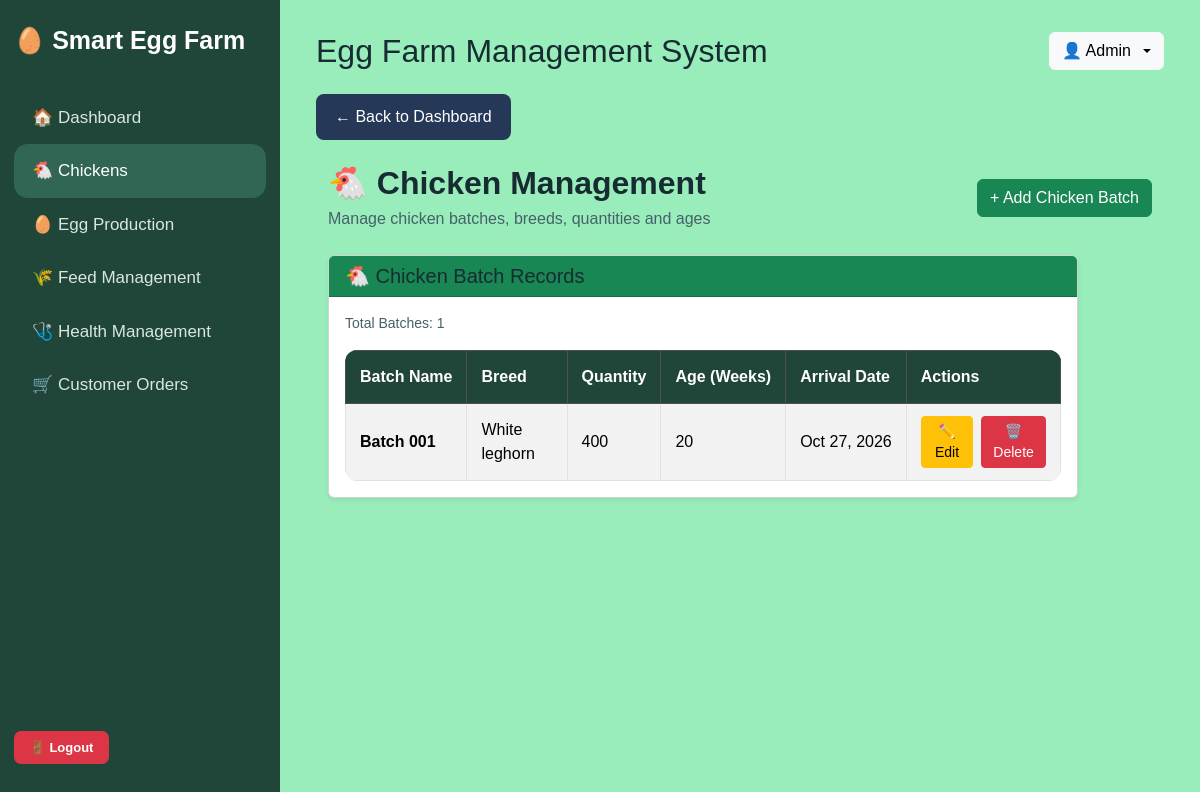
Page /chickens/ (signed in) on the committed database.
### chickens/models.py (models this page shows, shortened)
class ChickenBatch(models.Model):
    batch_name = models.CharField(
        max_length=100
    )
    breed = models.CharField(
        max_length=100
    )
    quantity = models.PositiveIntegerField(
        validators=[MinValueValidator(1)]
    )
    age_weeks = models.PositiveIntegerField()
    arrival_date = models.DateField()

### chickens/views.py (the view)
    @user_passes_test(lambda user: user.is_authenticated)
    def protected_view(request, *args, **kwargs):
        if not request.user.is_staff:
            raise PermissionDenied(
                "Only farm administrators can access this page."
            )
        return view_func(request, *args, **kwargs)

### chickens/views.py (called while the page is built)
def admin_required(view_func):
    @user_passes_test(lambda user: user.is_authenticated)
    def protected_view(request, *args, **kwargs):
        if not request.user.is_staff:
            raise PermissionDenied(
                "Only farm administrators can access this page."
            )
        return view_func(request, *args, **kwargs)
    return protected_view

@admin_required
def batch_list(request):
    batches = ChickenBatch.objects.all()
    return render(
        request,
        'chickens/batch_list.html',
        {'batches': batches}
    )

### chickens/templates/chickens/batch_list.html (shortened to what this page needs)
{% extends 'base.html' %}
{% block content %}
<div class="container-fluid">
    <div class="d-flex justify-content-between align-items-center flex-wrap gap-3 mb-4">
        <div>
            <h2 class="fw-bold mb-1">
                🐔 Chicken Management
            </h2>
            <p class="text-muted mb-0">
                Manage chicken batches, breeds, quantities and ages
            </p>
        </div>
        <a href="{% url 'add_batch' %}"
           class="btn btn-success">
            + Add Chicken Batch
        </a>
    </div>
    <div class="card shadow-sm mb-4">
        <div class="card-header bg-success text-white">
            <h5 class="mb-0">
                🐔 Chicken Batch Records
            </h5>
        </div>
        <div class="card-body">
            <p class="text-muted small mb-3">
                Total Batches: {{ batches|length }}
            </p>
            <div class="table-responsive">
                <table class="table table-bordered table-striped table-hover align-middle">
                    <thead class="table-dark">
                        <tr>
                            <th>Batch Name</th>
                            <th>Breed</th>
                            <th>Quantity</th>
                            <th>Age (Weeks)</th>
                            <th>Arrival Date</th>
                            <th>Actions</th>
                        </tr>
                    </thead>
                    <tbody>
                        {% for batch in batches %}
                        <tr>
                            <td>
                                <strong>{{ batch.batch_name }}</strong>
                            </td>
                            <td>{{ batch.breed }}</td>
                            <td>{{ batch.quantity }}</td>
                            <td>{{ batch.age_weeks }}</td>
                            <td class="text-nowrap">
                                {{ batch.arrival_date|date:"M d, Y" }}
                            </td>
                            <td>
                                <div class="d-flex gap-2">
                                    <a href="{% url 'edit_batch' batch.id %}"
                                       class="btn btn-warning btn-sm">
                                        ✏️ Edit
                                    </a>
                                    <a href="{% url 'delete_batch' batch.id %}"
                                       class="btn btn-danger btn-sm">
                                        🗑️ Delete
                                    </a>
                                </div>
                            </td>
                        </tr>
                        {% empty %}
                        <tr>
                            <td colspan="6" class="text-center py-4">
                                No chicken batches found.
                            </td>
                        </tr>
                        {% endfor %}
                    </tbody>
                </table>
            </div>
        </div>
    </div>
</div>
{% endblock %}

### templates/base.html (shortened to what this page needs)
{% load static %}
<!DOCTYPE html>
<html lang="en">
<head>
    <link
        href="https://cdn.jsdelivr.net/npm/bootstrap@5.3.3/dist/css/bootstrap.min.css"
        rel="stylesheet"
    >
    <link
        rel="stylesheet"
        href="{% static 'css/style.css' %}"
    >
</head>
<body>
    <aside class="sidebar">
        <h3 class="mb-4">
            🥚 Smart Egg Farm
        </h3>
<nav>
    {% if user.is_authenticated %}
        {% if user.is_staff %}
            <a href="{% url 'dashboard' %}"
               class="{% if request.resolver_match.url_name == 'dashboard' %}active{% endif %}">
                🏠 Dashboard
            </a>
            <a href="{% url 'batch_list' %}"
               class="{% if '/chickens/' in request.path %}active{% endif %}">
                🐔 Chickens
            </a>
            <a href="{% url 'production_list' %}"
               class="{% if '/production/' in request.path %}active{% endif %}">
                🥚 Egg Production
            </a>
            <a href="{% url 'feed_list' %}"
               class="{% if '/feed/' in request.path %}active{% endif %}">
                🌾 Feed Management
            </a>
            <a href="{% url 'health_list' %}"
               class="{% if '/health/' in request.path %}active{% endif %}">
                🩺 Health Management
            </a>
            <a href="{% url 'admin_orders' %}"
               class="{% if request.resolver_match.url_name == 'admin_orders' %}active{% endif %}">
                🛒 Customer Orders
            </a>
        {% endif %}
    {% endif %}
</nav>
        {% if user.is_authenticated %}
            <div class="logout-section">
                <form method="post" action="{% url 'logout' %}">
                    <button
                        type="submit"
                        class="btn btn-danger btn-sm logout-btn">
                        🚪 Logout
                    </button>
                </form>
            </div>
        {% endif %}
    </aside>
    <main class="main-content">
        <header class="d-flex justify-content-between align-items-center flex-wrap gap-3 mb-4">
            <h2 class="fw-normal mb-0">
                Egg Farm Management System
            </h2>
            {% if user.is_authenticated %}
                <div class="dropdown">
                    <button
                        class="btn btn-light dropdown-toggle d-flex align-items-center gap-2"
                        type="button"
                        data-bs-toggle="dropdown"
                        aria-expanded="false">
                        👤 {{ user.first_name|default:user.username }}
                    </button>
                </div>
            {% endif %}
        </header>
        {% if user.is_authenticated %}
            {% if user.is_staff %}
                {% if request.resolver_match.url_name != 'dashboard' %}
                    <div class="mb-4">
                        <a href="{% url 'dashboard' %}"
                           class="btn"
                           style="background-color: #253858;
                                  color: white;
                                  border-radius: 8px;
                                  padding: 10px 18px;">
                            ← Back to Dashboard
                        </a>
                    </div>
                {% endif %}
            {% endif %}
        {% endif %}
        {% block content %}
        {% endblock %}
    </main>
</body>
</html>

### static/css/style.css (style rules this page uses)
:root { --sidebar-width: 280px; --sidebar-bg: #204539; --sidebar-hover: #306653; --page-bg: #98edbb; --card-bg: #dcece4; --text-dark: #172b32; --text-muted: #46616a; --primary-green: #198754; }
* { box-sizing: border-box; }
html, body { margin: 0; padding: 0; min-height: 100%; }
body { font-family: Arial, Helvetica, sans-serif; background: var(--page-bg); color: var(--text-dark); overflow-x: hidden; }
.sidebar { position: fixed; top: 0; left: 0; width: var(--sidebar-width); height: 100vh; padding: 24px 14px; background: var(--sidebar-bg); color: #ffffff; display: flex; flex-direction: column; gap: 10px; overflow-y: auto; z-index: 1000; }
.sidebar h2, .sidebar h3, .sidebar h4 { color: #ffffff; font-weight: 700; margin: 0 0 30px; line-height: 1.3; }
.sidebar a { display: block; width: 100%; padding: 14px 18px; border-radius: 14px; color: #d9e7e0; text-decoration: none; font-size: 17px; font-weight: 500; transition: background 0.2s ease; }
.sidebar a:hover, .sidebar a.active { background: var(--sidebar-hover); color: #ffffff; }
.logout-section { margin-top: auto; padding-top: 22px; padding-bottom: 12px; width: 100%; }
.logout-section form { width: auto !important; display: block; margin: 0; }
.logout-section .logout-btn { display: inline-block !important; width: auto !important; min-width: 95px; padding: 7px 14px; font-size: 13px; font-weight: 600; border-radius: 7px; background: #dc3545; border: none; color: #ffffff; cursor: pointer; }
.main-content { margin-left: var(--sidebar-width); width: calc(100% - var(--sidebar-width)); min-width: 0; min-height: 100vh; padding: 32px 36px; background: var(--page-bg); }
.main-content > * { max-width: 100%; }
.main-content h1, .main-content h2, .main-content h3, .main-content h4, .main-content h5 { color: var(--text-dark); }
.main-content h2 { font-weight: 700; }
.main-content .text-muted { color: var(--text-muted) !important; }
.btn-success { background-color: #198754; border-color: #198754; }
.btn-warning { background-color: #ffc107; border-color: #ffc107; }
.table-responsive { width: 100%; overflow-x: auto; border-radius: 12px; }
.table { background: #ffffff; margin-bottom: 0; }
.table th { background: #204539; color: #ffffff; padding: 14px; white-space: nowrap; }
.table td { padding: 12px 14px; vertical-align: middle; }
button, .btn { transition: all 0.2s ease; }
.sidebar h3, .sidebar .logout-section p { color: #ffffff !important; }
.sidebar h3 { font-size: 25px; font-weight: bold; line-height: 1.3; }
.main-content .card { max-width: 750px; }

### rows in the picture
ChickenBatch: batch_name "Batch 001", breed "White leghorn", quantity "400", age_weeks "20", arrival_date "Oct 27, 2026"

### other values in the picture
{{ user.first_name|default:user.username }} "Admin"
{{ batches|length }} "1"
